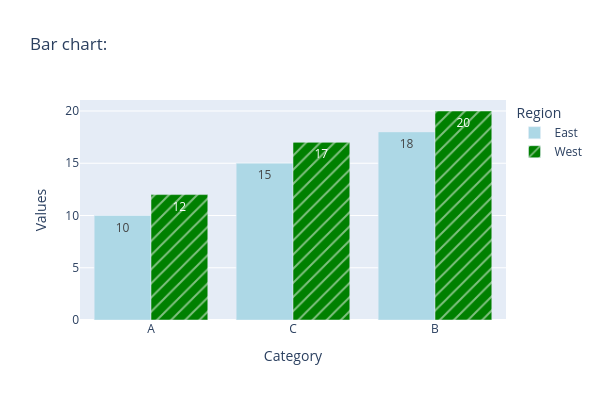

The cell this chart's notebook holds for it:
### Code cell
import plotly.express as px
import pandas as pd

# Sample data using a dictionary to create a pandas DataFrame
data = {
    'Category': ['A', 'B', 'C', 'A', 'B', 'C'],
    'Values': [10, 20, 15, 12, 18, 17],
    'Details': ['Info A1', 'Info B1', 'Info C1', 'Info A2', 'Info B2', 'Info C2'],
    'Region': ['East', 'West', 'East', 'West', 'East', 'West'],
    'Color_Col': ['color1', 'color2', 'color1', 'color2', 'color1', 'color2']
}
df = pd.DataFrame(data)

# Define a specific color map for the 'Color_Col' column
custom_color_map = {
    'e': 'red',
    'w': 'orange'
}

# Create the bar chart with multiple parameters
fig = px.bar(
    df,
    x="Category",
    y="Values",
    color="Region"   ,          # Color the bars based on the 'Color_Col' column
    title="Bar chart:",               # Set the chart title
    orientation="v",                  # Set orientation to vertical (default, but explicit)
    height=400,                       # Set the height of the figure in pixels
    width=600,                        # Set the width of the figure in pixels
    hover_data=["Details", "Region"], # Add extra data to the hover tooltip
    pattern_shape="Region",           # Add different patterns based on the 'Region' column
    barmode="group",                  # Group bars beside each other (instead of default 'relative'/'stack')
    text_auto=True,                   # Automatically display values on the bars
    color_discrete_map=custom_color_map,# Use the custom color map
    color_discrete_sequence=["lightblue", "green"]# Fallback color sequence (overridden by map if keys match)
)

# Display the figure
fig.show()

### Figure 1 — Plotly figure (JSON) as saved in the notebook; plotly's stock layout.template omitted (floating-point values rounded to 4 significant figures)
{"data": [{"alignmentgroup": "True", "customdata": [["Info A1", "East"], ["Info C1", "East"], ["Info B2", "East"]], "hovertemplate": "Region=%{customdata[1]}<br>Category=%{x}<br>Values=%{y}<br>Details=%{customdata[0]}<extra></extra>", "legendgroup": "East", "marker": {"color": "lightblue", "pattern": {"shape": ""}}, "name": "East", "offsetgroup": "East", "orientation": "v", "showlegend": true, "textposition": "auto", "texttemplate": "%{y}", "type": "bar", "x": ["A", "C", "B"], "xaxis": "x", "y": [10, 15, 18], "yaxis": "y"}, {"alignmentgroup": "True", "customdata": [["Info B1", "West"], ["Info A2", "West"], ["Info C2", "West"]], "hovertemplate": "Region=%{customdata[1]}<br>Category=%{x}<br>Values=%{y}<br>Details=%{customdata[0]}<extra></extra>", "legendgroup": "West", "marker": {"color": "green", "pattern": {"shape": "/"}}, "name": "West", "offsetgroup": "West", "orientation": "v", "showlegend": true, "textposition": "auto", "texttemplate": "%{y}", "type": "bar", "x": ["B", "A", "C"], "xaxis": "x", "y": [20, 12, 17], "yaxis": "y"}], "layout": {"barmode": "group", "height": 400, "legend": {"title": {"text": "Region"}, "tracegroupgap": 0}, "title": {"text": "Bar chart:"}, "width": 600, "xaxis": {"anchor": "y", "domain": [0, 1], "title": {"text": "Category"}}, "yaxis": {"anchor": "x", "domain": [0, 1], "title": {"text": "Values"}}}}
